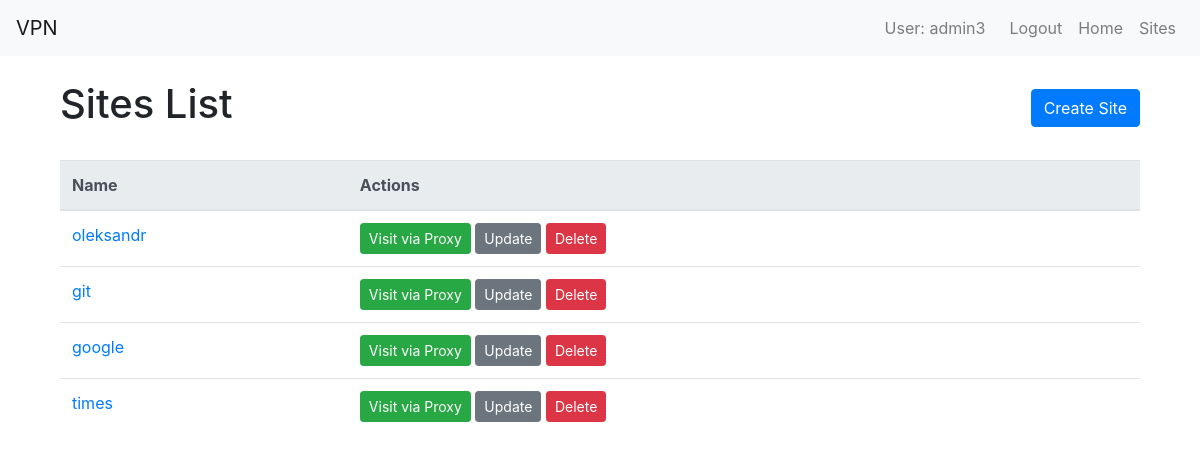
Screenshot of /sites/ (signed in) with the database file from the repository.
### user/models.py (models this page shows)
class User(AbstractUser):
    def __str__(self):
        return self.username

### vpn/models.py (models this page shows, shortened)
class UserSite(models.Model):
    user = models.ForeignKey(settings.AUTH_USER_MODEL, on_delete=models.CASCADE)
    name = models.CharField(max_length=100)
    url = models.URLField()

### vpn/views.py (the view)
# urls.py: path("sites/", SiteListView.as_view(), name="site_list"),
class SiteListView(LoginRequiredMixin, ListView):
    model = UserSite
    template_name = "vpn/site_list.html"
    context_object_name = "sites"
    paginate_by = 10
    def get_queryset(self):
        return UserSite.objects.filter(user=self.request.user)

### templates/vpn/site_list.html
{% extends "base.html" %}
{% block content %}
<div class="container">
    <div class="d-flex justify-content-between align-items-center mb-4">
        <h1>Sites List</h1>
        <a href="{% url 'vpn:create_site' %}" class="btn btn-primary">Create Site</a>
    </div>
    {% if sites %}
    <table class="table table-hover">
        <thead class="thead-light">
            <tr>
                <th>Name</th>
                <th>Actions</th>
            </tr>
        </thead>
        <tbody>
            {% for site in sites %}
            <tr>
                <td><a href="{{ site.url }}" target="_blank">{{ site.name }}</a></td>
                <td>
                    <a href="{% url 'vpn:proxy' user_site_name=site.name user_site=site.url %}" class="btn btn-success btn-sm">Visit via Proxy</a>
                    <a href="{% url 'vpn:edit_site' pk=site.id %}" class="btn btn-secondary btn-sm">Update</a>
                    <a href="{% url 'vpn:delete_site' pk=site.id %}" class="btn btn-danger btn-sm">Delete</a>
                </td>
            </tr>
            {% endfor %}
        </tbody>
    </table>
    {% else %}
    <div class="alert alert-warning" role="alert">
        There are no sites.
    </div>
    {% endif %}
</div>
{% endblock %}

### templates/includes/navbar.html
{% if user.is_authenticated %}
    <li class="nav-item">
        <span class="navbar-text mr-3">User: {{ user.get_username }}</span>
    </li>
    <li class="nav-item">
        <a class="nav-link" href="{% url 'logout'%}?next={{request.path}}">Logout</a>
    </li>
{% else %}
    <li class="nav-item">
        <a class="nav-link" href="{% url 'login'%}?next={{request.path}}">Login</a>
    </li>
{% endif %}
<li class="nav-item">
    <a class="nav-link" href="{% url 'vpn:index' %}">Home</a>
</li>
<li class="nav-item">
    <a class="nav-link" href="{% url 'vpn:site_list' %}">Sites</a>
</li>

### rows the page displays
User: get_username "admin3"
UserSite: name "oleksandr"
UserSite: name "git"
UserSite: name "google"
UserSite: name "times"
